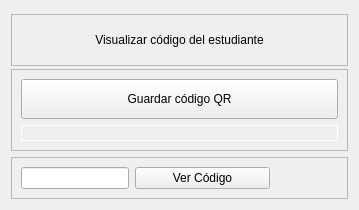
               <widget class="QWidget" name="VER_QR">
                <layout class="QVBoxLayout" name="verticalLayout_5">
                 <item>
                  <widget class="QFrame" name="frame_titulo_ver">
                   <property name="minimumSize">
                    <size>
                     <width>0</width>
                     <height>52</height>
                    </size>
                   </property>
                   <property name="maximumSize">
                    <size>
                     <width>16777215</width>
                     <height>45</height>
                    </size>
                   </property>
                   <property name="frameShape">
                    <enum>QFrame::StyledPanel</enum>
                   </property>
                   <property name="frameShadow">
                    <enum>QFrame::Raised</enum>
                   </property>
                   <layout class="QVBoxLayout" name="verticalLayout_6">
                    <item>
                     <widget class="QLabel" name="titulo_2">
                      <property name="text">
                       <string>Visualizar código del estudiante</string>
                      </property>
                      <property name="alignment">
                       <set>Qt::AlignCenter</set>
                      </property>
                     </widget>
                    </item>
                   </layout>
                  </widget>
                 </item>
                 <item>
                  <widget class="QFrame" name="frame_7">
                   <property name="frameShape">
                    <enum>QFrame::StyledPanel</enum>
                   </property>
                   <property name="frameShadow">
                    <enum>QFrame::Raised</enum>
                   </property>
                   <layout class="QVBoxLayout" name="verticalLayout_16">
                    <item>
                     <widget class="QPushButton" name="save_image">
                      <property name="minimumSize">
                       <size>
                        <width>0</width>
                        <height>40</height>
                       </size>
                      </property>
                      <property name="text">
                       <string>Guardar código QR</string>
                      </property>
                     </widget>
                    </item>
                    <item>
                     <widget class="QLabel" name="label_mostrar_qr">
                      <property name="styleSheet">
                       <string notr="true">border: 1px solid white;</string>
                      </property>
                      <property name="text">
                       <string/>
                      </property>
                     </widget>
                    </item>
                   </layout>
                  </widget>
                 </item>
                 <item>
                  <widget class="QFrame" name="frame_ingresar_id_ver">
                   <property name="maximumSize">
                    <size>
                     <width>16777215</width>
                     <height>70</height>
                    </size>
                   </property>
                   <property name="frameShape">
                    <enum>QFrame::StyledPanel</enum>
                   </property>
                   <property name="frameShadow">
                    <enum>QFrame::Raised</enum>
                   </property>
                   <layout class="QHBoxLayout" name="horizontalLayout_4">
                    <item>
                     <widget class="QLineEdit" name="Ingresar_id_ver_qr"/>
                    </item>
                    <item>
                     <layout class="QHBoxLayout" name="lay_out_boton">
                      <item>
                       <widget class="QPushButton" name="ver_codigo_boton">
                        <property name="minimumSize">
                         <size>
                          <width>135</width>
                          <height>0</height>
                         </size>
                        </property>
                        <property name="maximumSize">
                         <size>
                          <width>115</width>
                          <height>40</height>
                         </size>
                        </property>
                        <property name="text">
                         <string>Ver Código</string>
                        </property>
                       </widget>
                      </item>
                      <item>
                       <spacer name="horizontalSpacer">
                        <property name="orientation">
                         <enum>Qt::Horizontal</enum>
                        </property>
                        <property name="sizeType">
                         <enum>QSizePolicy::Fixed</enum>
                        </property>
                        <property name="sizeHint" stdset="0">
                         <size>
                          <width>68</width>
                          <height>20</height>
                         </size>
                        </property>
                       </spacer>
                      </item>
                     </layout>
                    </item>
                   </layout>
                  </widget>
                 </item>
                </layout>
               </widget>
